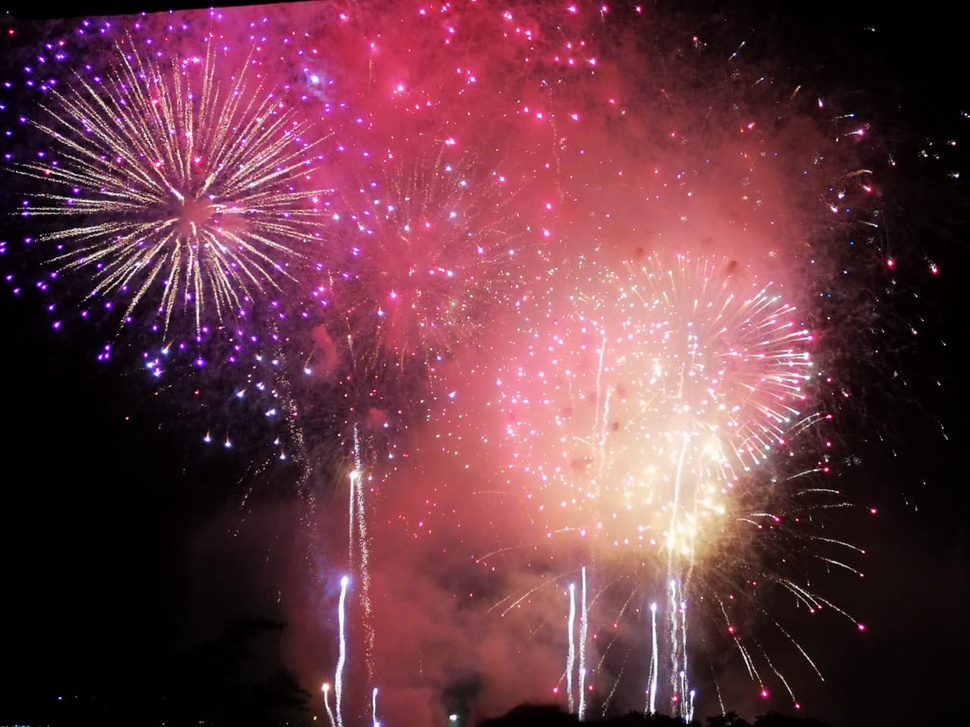
#> input picture 08-Similarity with MSE and SS/images/fireworks.jpeg, 970 x 727 px, shrunk from 1280 x 960 before the run
$ jupyter execute --allow-errors compare_images.ipynb
#> lines starting #> are read from the running program, lines starting #| are printed output that depends on the picture
[cell 1]
import cv2
import numpy as np
from matplotlib import pyplot as plt
from skimage.metrics import structural_similarity
from IPython.display import clear_output

def imshow(title="Image", image=None, size=10):
    w,h=image.shape[0], image.shape[1]
    aspect_r=w/h
    plt.figure(figsize=(size*aspect_r,size))
    plt.imshow(cv2.cvtColor(image, cv2.COLOR_BGR2RGB))
    plt.title(title)
    plt.show()

clear_output(wait=False)

[cell 2]
#let's compare images similarity using the mean squared error first

def mse(img1, img2):
    error = np.sum((img1.astype("float") - img2.astype("float")) **2)
    error /= float(img1.shape[0]-img1.shape[1])

    return error

fireworks1 = cv2.imread('images/fireworks.jpeg')
#> fireworks1 is the input picture: shape (727, 970, 3); mean B, G, R 68.2, 56.8, 105.7
fireworks2 = cv2.imread('images/fireworks2.jpeg')
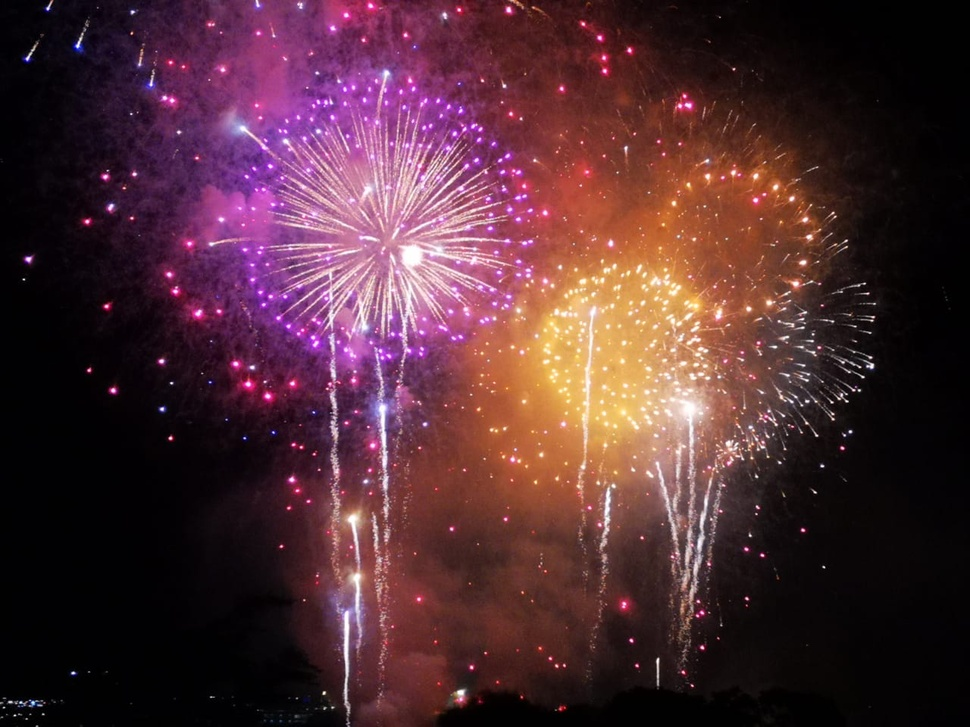
#> input picture 08-Similarity with MSE and SS/images/fireworks2.jpeg, 970 x 727 px, shrunk from 1280 x 960 before the run
#> fireworks2 is the input picture: shape (727, 970, 3); mean B, G, R 51.8, 44.5, 79.4
M = np.ones(fireworks1.shape, dtype = "uint8") * 100
fireworks1b = cv2.add(fireworks1, M)
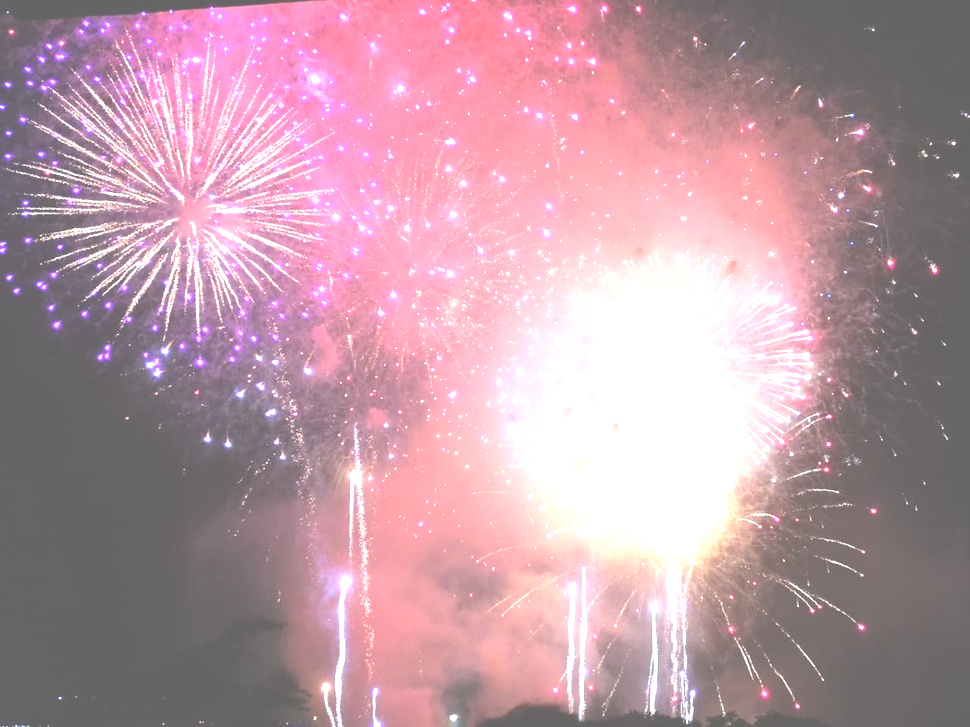
#> fireworks1b: shape (727, 970, 3); mean B, G, R 164.7, 153.4, 188.8

#> (the rest of this cell did not finish here and is left out)

[cell 3]
def compare(image1, image2):
  image1 = cv2.cvtColor(image1, cv2.COLOR_BGR2GRAY)
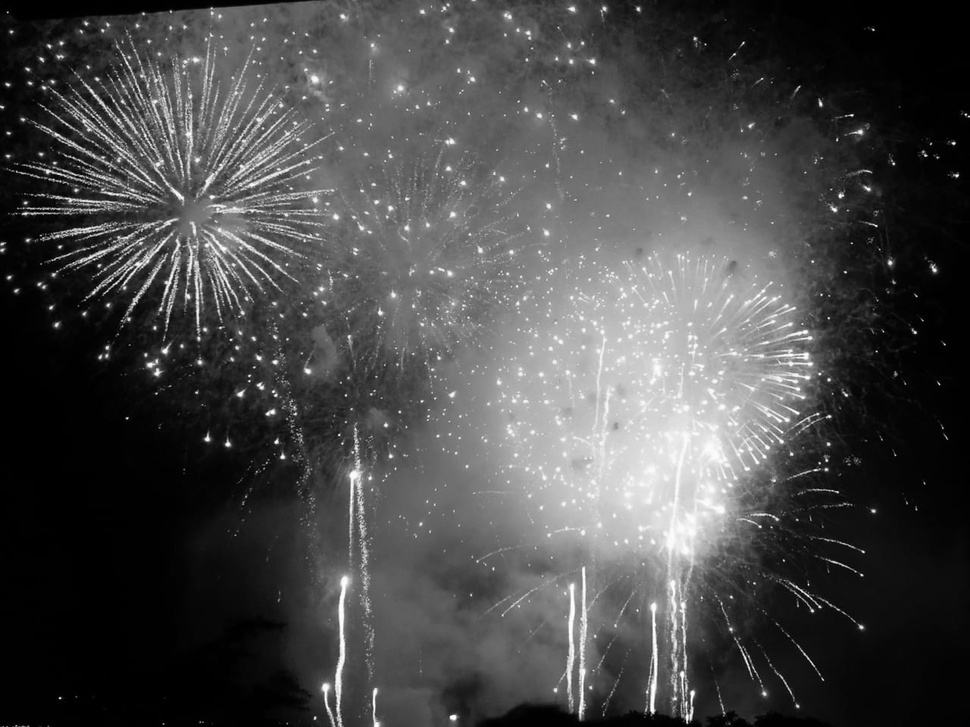
#> image1: shape (727, 970); min 0, max 255, mean 72.7
  image2 = cv2.cvtColor(image2, cv2.COLOR_BGR2GRAY)
  print('MSE = {:.2f}'.format(mse(image1, image2)))
#> in mse, `error = np.sum((img1.astype("float") - img2.astype("float")) **2)`: error = 0
#| MSE = -0.00
  print('SS = {:.2f}'.format(structural_similarity(image1, image2)))
#| SS = 1.00

[cell 4]
#if they are the same, mse=0 and ss=1.0 :

compare(fireworks1, fireworks1)

[cell 5]
compare(fireworks1, fireworks2)
#> in compare (call 2), `image2 = cv2.cvtColor(image2, cv2.COLOR_BGR2GRAY)`:
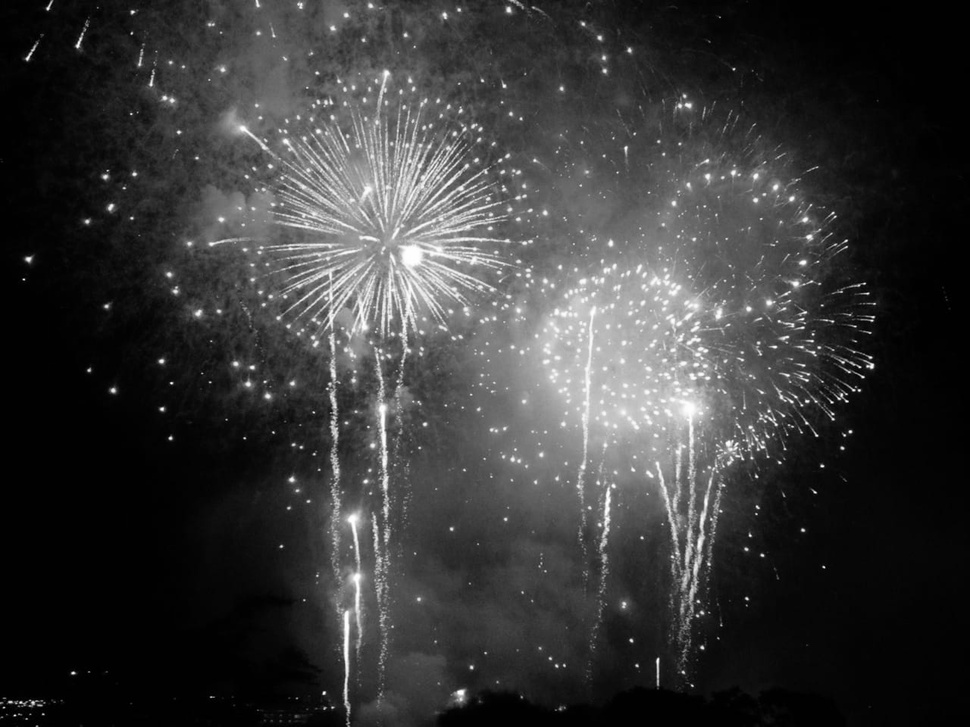
#> image2: shape (727, 970); min 0, max 255, mean 55.8
#| MSE = -6106705.01
#| SS = 0.44

[cell 6]
compare(fireworks1, fireworks1b)
#> in compare (call 3), `image2 = cv2.cvtColor(image2, cv2.COLOR_BGR2GRAY)`:
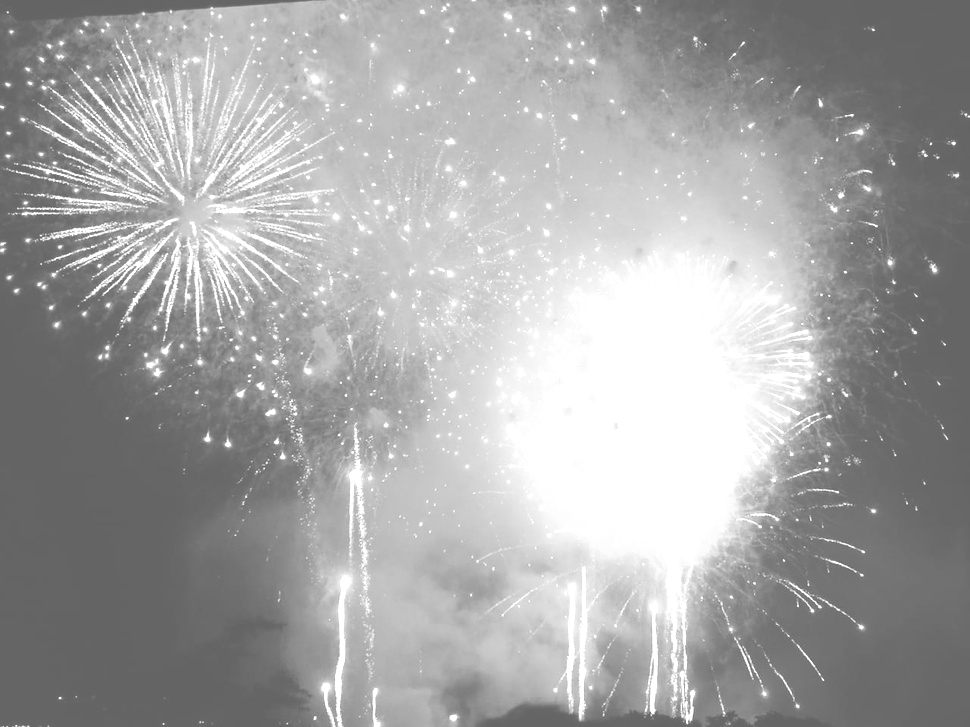
#> image2: shape (727, 970); min 100, max 255, mean 165.3
#| MSE = -25595176.78
#| SS = 0.51
